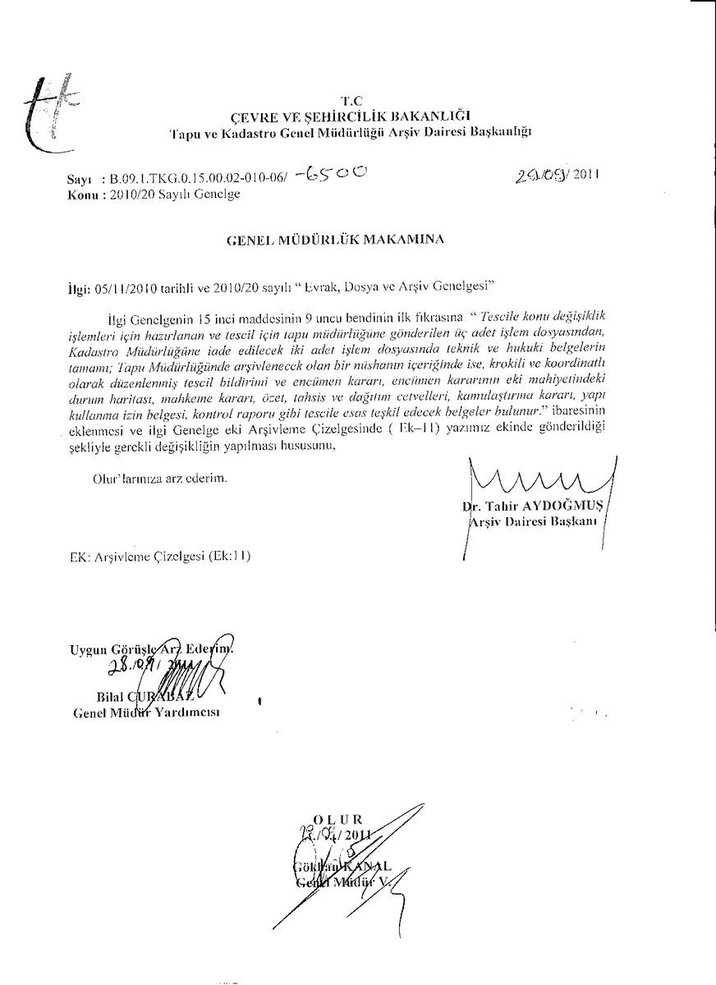
#> input picture extractor/inputs/in3.jpg, 716 x 985 px, shrunk from 872 x 1200 before the run
$ python signature_extractor.py
#> lines starting #> are read from the running program, lines starting #| are printed output that depends on the picture; after the words box and inside, x2 and y2 are one past the last pixel; in counts of white or black regions, pixels touching at a corner belong together; long printed decimals are rounded
import cv2
import matplotlib.pyplot as plt
from skimage import measure,morphology
from skimage.color import label2rgb
from skimage.measure import regionprops


# read the input image
img = cv2.imread('./inputs/in3.jpg', 0)
#> img is the input picture: shape (985, 716); min 0, max 255, mean 247.6
img = cv2.threshold(img, 127, 255, cv2.THRESH_BINARY)[1]  # ensure binary
#> img: shape (985, 716); 97.7% white; black in thin lines or dots


# connected component analysis by scikit-learn framework
blobs = img > img.mean()
#> blobs: shape (985, 716) bool; 97.7% white; black in thin lines or dots
blobs_labels = measure.label(blobs,background=1)
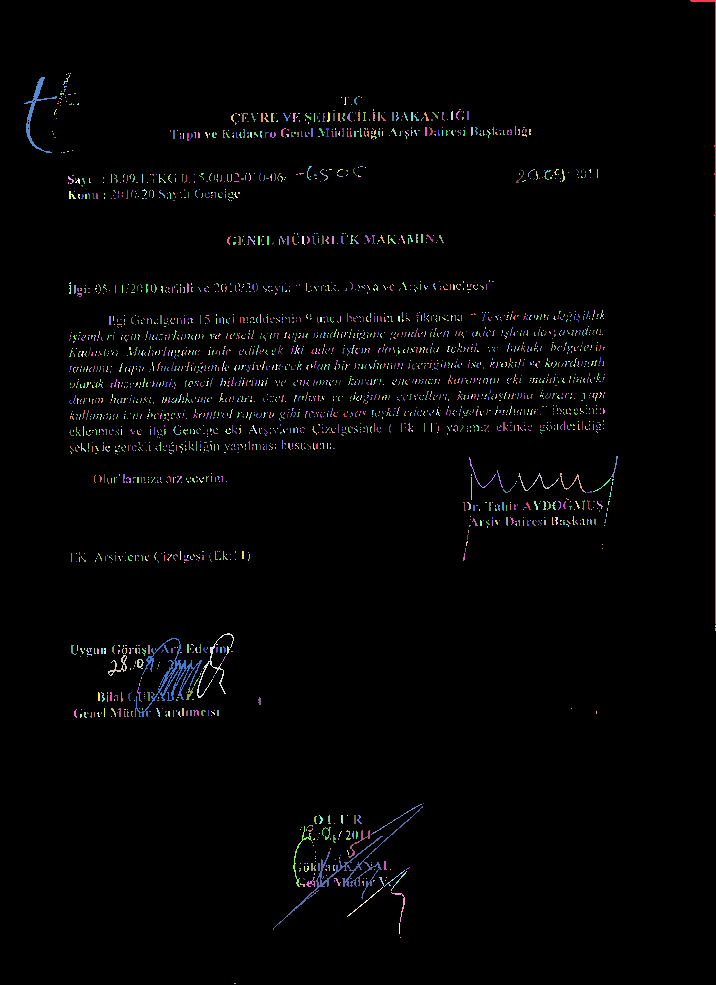
#> blobs_labels: shape (985, 716) int32; 2821 distinct labels, from 0 to 2820; one colour per label, 0 black
image_label_overlay = label2rgb(blobs_labels,image=img)
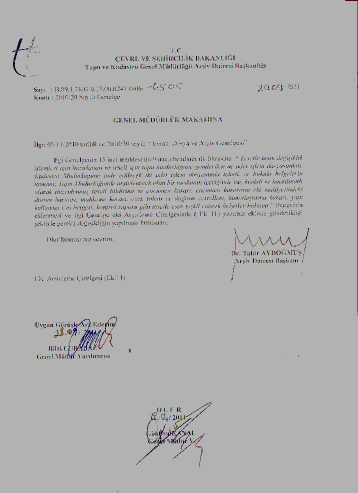
#> image_label_overlay: shape (985, 716, 3) float64 (shown at 1/2 size); mean R, G, B 0.688, 0.686, 0.687
fig,ax = plt.subplots(figsize=(10,6))

the_biggest_component = 0
total_area = 0
counter = 0
average = 0.0

for region in regionprops(blobs_labels):
    if (region.area > 10):
        total_area = total_area + region.area
        counter = counter + 1

    # take regions with large enough areas
    if(region.area >=250):
        if(region.area > the_biggest_component):
            the_biggest_component = region.area
#> this loop made 2820 passes
#> (total_area, the_biggest_component) on pass 1: (678, 678)
#> after the loop, counter = 261; the_biggest_component = 761; total_area = 7185

average = (total_area/counter)
#> average = 27.53
print("the_biggest_component: " + str(the_biggest_component))
#| the_biggest_component: 761.0
print("average: " + str(average))
#| average: 27.529

# experimental-based ratio calculation, modify it for your cases
# a4_constant is used as a threshold value to remove connected pixels
# are smaller than a4_constant for A4 size scanned documents
a4_constant = ((average/84.0)*250.0)+100
#> a4_constant = 181.9
print("a4_constant: " + str(a4_constant))
#| a4_constant: 181.931

# remove the connected pixels are smaller than a4_constant
b = morphology.remove_small_objects(blobs_labels, a4_constant)
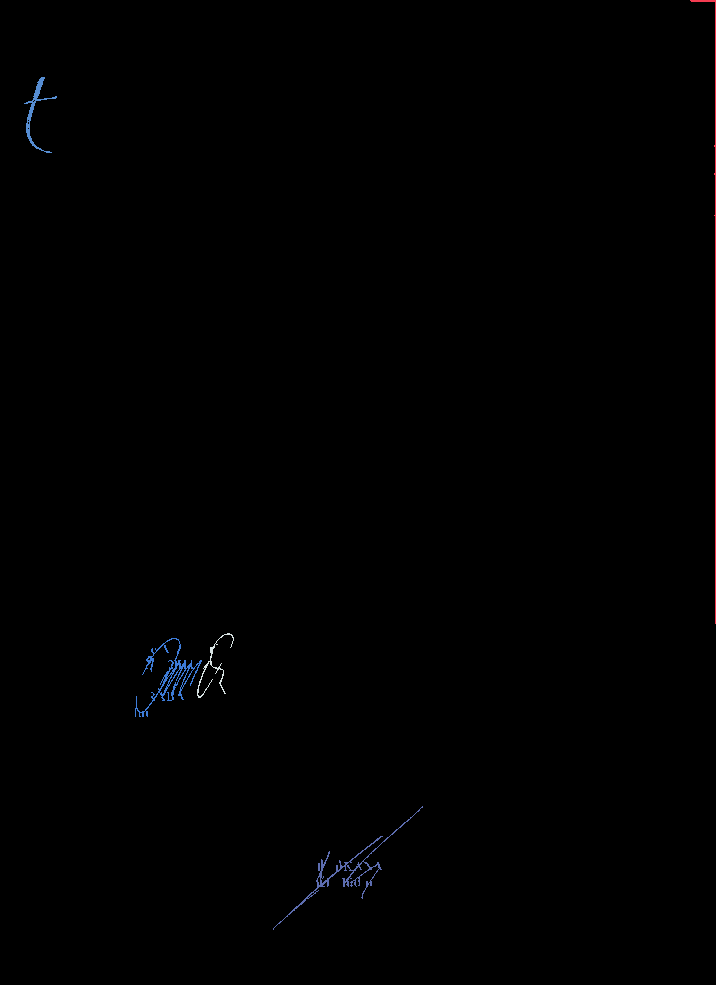
#> b: shape (985, 716) int32; 6 distinct labels, from 0 to 2746; one colour per label, 0 black
# save the the pre-version which is the image is labelled with colors
# as considering connected components
plt.imsave('pre_version.png', b)
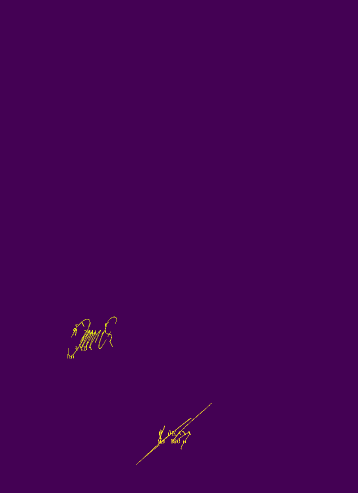
#> saved as pre_version.png: shape (985, 716, 3) (shown at 1/2 size); mean R, G, B 68.4, 1.6, 83.9

# read the pre-version
img = cv2.imread('pre_version.png', 0)
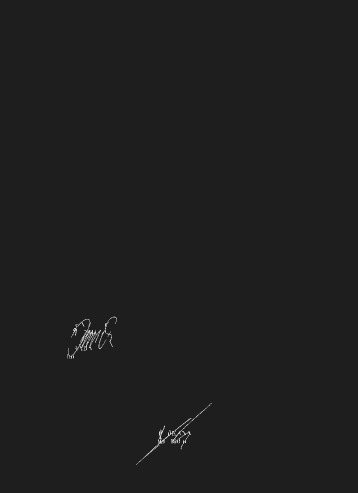
#> img: shape (985, 716) (shown at 1/2 size); min 30, max 215, mean 30.4
# ensure binary
img = cv2.threshold(img, 0, 255, cv2.THRESH_BINARY_INV | cv2.THRESH_OTSU)[1]
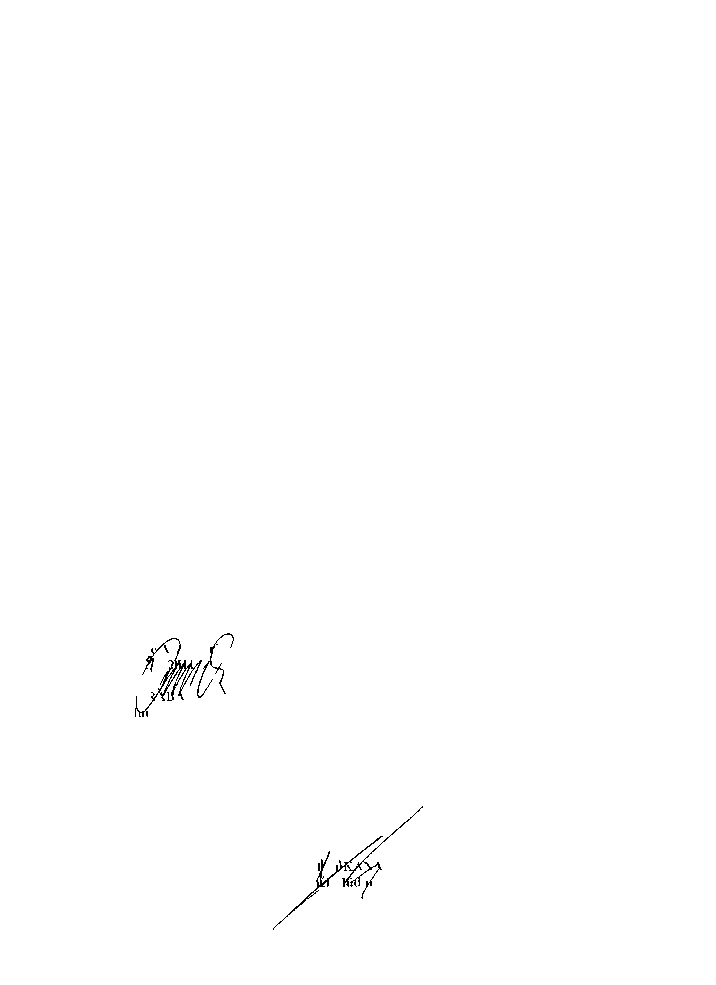
#> img: shape (985, 716); 99.8% white; black in thin lines or dots, all inside (x1, y1, x2, y2) = (135, 633, 423, 930)
# save the the result
cv2.imwrite("./outputs/output3.png", img)

$ run again, with extractor/inputs/in1.jpg copied over extractor/inputs/in3.jpg
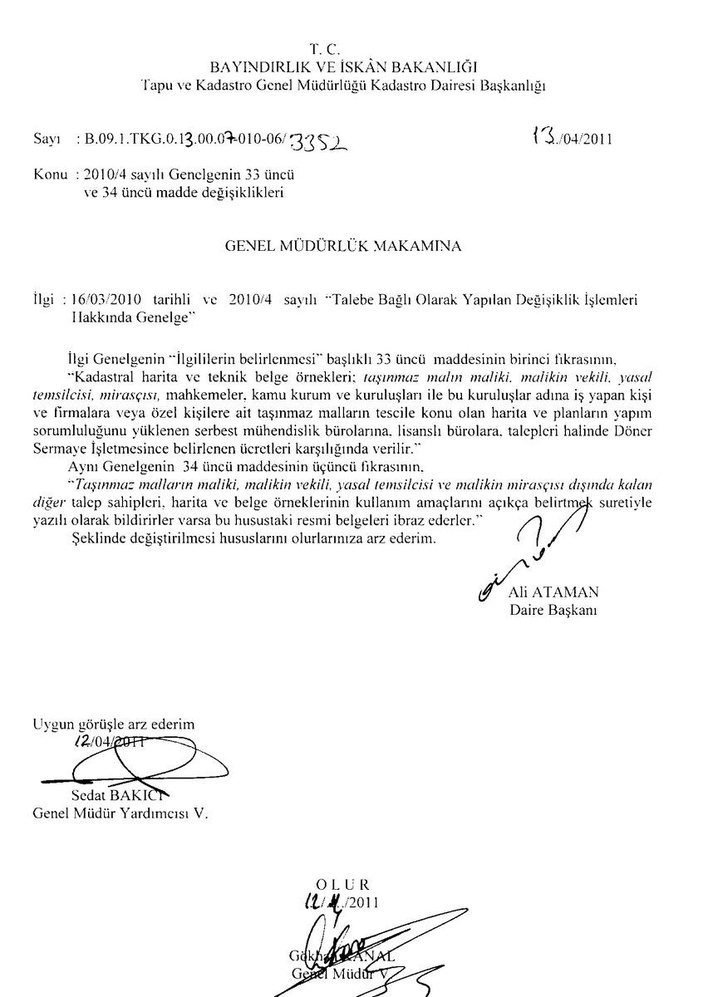
#> input picture extractor/inputs/in1.jpg, 708 x 997 px, shrunk from 852 x 1200 before the run
#> img is the input picture: shape (997, 708); min 0, max 255, mean 245
#> blobs: shape (997, 708) bool; 96.6% white; black in thin lines or dots, all inside (x1, y1, x2, y2) = (33, 44, 652, 997)
#> blobs_labels: shape (997, 708) int32; 2446 distinct labels, from 0 to 2445
#> `image_label_overlay = label2rgb(blobs_labels,image=img)`:
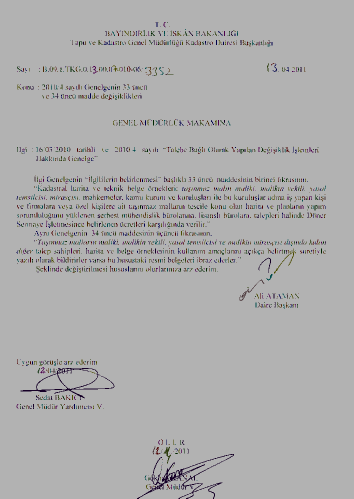
#> image_label_overlay: shape (997, 708, 3) float64 (shown at 1/2 size); mean R, G, B 0.682, 0.68, 0.681
#> the loop `for region in regionprops(blobs_labels):` made 2445 passes
#> total_area on passes 2, 4, 11, 13, 14, 15, 16, 17: 20, 41, 59, 85, 99, 115, 128, 144
#> after the loop `for region in regionprops(blobs_labels):`: counter = 838; the_biggest_component = 1765; total_area = 16208
#> average = 19.34
#| the_biggest_component: 1765.0
#| average: 19.341
#> a4_constant = 157.6
#| a4_constant: 157.563
#> b: shape (997, 708) int32; 4 distinct labels, from 0 to 2406
#> `img = cv2.threshold(img, 0, 255, cv2.THRESH_BINARY_INV | cv2.THRESH_OT..`:
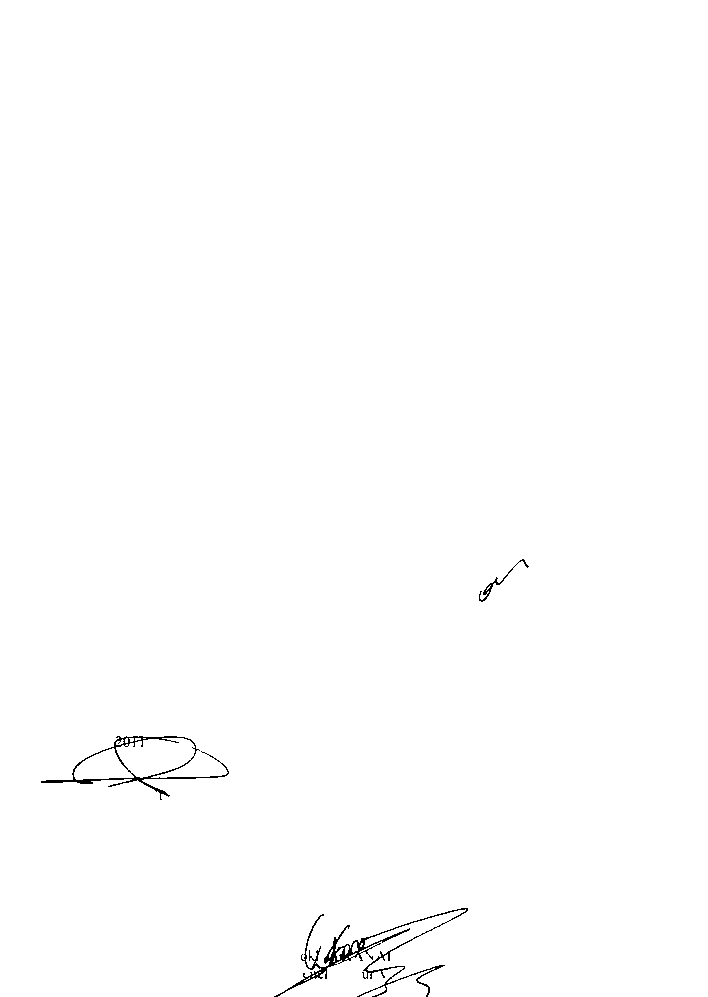
#> img: shape (997, 708); 99.6% white; black in thin lines or dots, all inside (x1, y1, x2, y2) = (41, 559, 529, 997)

$ run again, with extractor/inputs/in2.jpg copied over extractor/inputs/in3.jpg
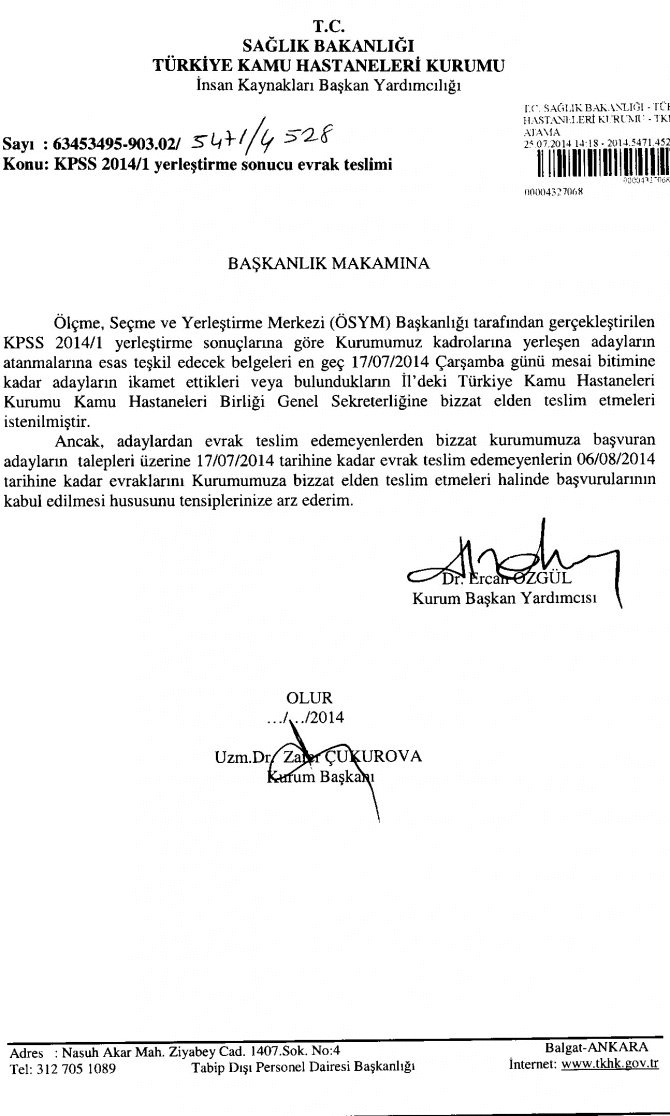
#> input picture extractor/inputs/in2.jpg, 670 x 1116 px
#> img is the input picture: shape (1116, 670); min 0, max 255, mean 241.1
#> blobs: shape (1116, 670) bool; 94.8% white; black in thin lines or dots
#> blobs_labels: shape (1116, 670) int32; 1374 distinct labels, from 0 to 1373
#> `image_label_overlay = label2rgb(blobs_labels,image=img)`:
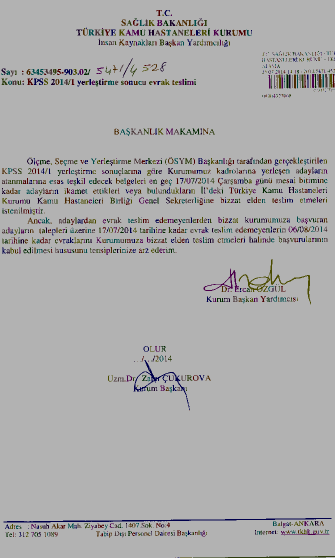
#> image_label_overlay: shape (1116, 670, 3) float64 (shown at 1/2 size); mean R, G, B 0.673, 0.671, 0.671
#> the loop `for region in regionprops(blobs_labels):` made 1373 passes
#> total_area on passes 1, 2, 7, 8, 9, 10, 11, 13: 52, 99, 156, 206, 253, 297, 346, 422
#> after the loop `for region in regionprops(blobs_labels):`: counter = 991; the_biggest_component = 1644; total_area = 37316
#> average = 37.65
#| the_biggest_component: 1644.0
#| average: 37.655
#> a4_constant = 212.1
#| a4_constant: 212.068
#> b: shape (1116, 670) int32; 6 distinct labels, from 0 to 1370
#> `img = cv2.threshold(img, 0, 255, cv2.THRESH_BINARY_INV | cv2.THRESH_OT..`:
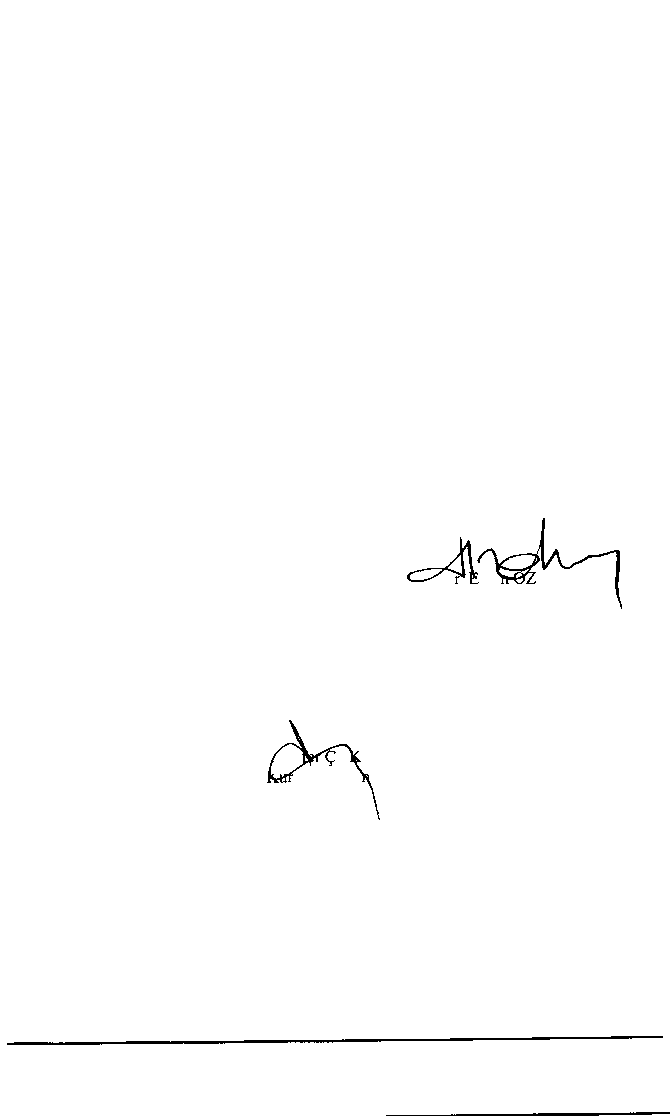
#> img: shape (1116, 670); 99.4% white; 5 black regions, box (x1, y1, x2, y2) and area: (7, 1036, 663, 1045) 1644, (477, 518, 622, 609) 1080, (267, 720, 380, 820) 810, (386, 1112, 670, 1116) 583, (407, 537, 479, 584) 492
